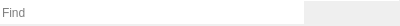
<?xml version="1.0" encoding="UTF-8"?>
<ui version="4.0">
 <class>FindInPage</class>
 <widget class="QWidget" name="FindInPage">
  <property name="geometry">
   <rect>
    <x>0</x>
    <y>0</y>
    <width>400</width>
    <height>26</height>
   </rect>
  </property>
  <property name="windowTitle">
   <string>Form</string>
  </property>
  <layout class="QVBoxLayout" name="verticalLayout">
   <property name="spacing">
    <number>0</number>
   </property>
   <property name="leftMargin">
    <number>0</number>
   </property>
   <property name="topMargin">
    <number>0</number>
   </property>
   <property name="rightMargin">
    <number>0</number>
   </property>
   <property name="bottomMargin">
    <number>0</number>
   </property>
   <item>
    <widget class="Line" name="line">
     <property name="maximumSize">
      <size>
       <width>16777215</width>
       <height>1</height>
      </size>
     </property>
     <property name="orientation">
      <enum>Qt::Horizontal</enum>
     </property>
    </widget>
   </item>
   <item>
    <layout class="QHBoxLayout" name="horizontalLayout_2">
     <property name="spacing">
      <number>0</number>
     </property>
     <item>
      <widget class="QLineEdit" name="searchTextEdit">
       <property name="sizePolicy">
        <sizepolicy hsizetype="Expanding" vsizetype="Preferred">
         <horstretch>0</horstretch>
         <verstretch>0</verstretch>
        </sizepolicy>
       </property>
       <property name="autoFillBackground">
        <bool>true</bool>
       </property>
       <property name="frame">
        <bool>false</bool>
       </property>
       <property name="placeholderText">
        <string>Find</string>
       </property>
      </widget>
     </item>
     <item>
      <widget class="QToolButton" name="findPreviousButton">
       <property name="text">
        <string notr="true"/>
       </property>
       <property name="icon">
        <iconset theme="go-previous">
         <normaloff>../../../tttermwidget/lib</normaloff>../../../tttermwidget/lib</iconset>
       </property>
       <property name="autoRaise">
        <bool>true</bool>
       </property>
      </widget>
     </item>
     <item>
      <widget class="QToolButton" name="findNextButton">
       <property name="text">
        <string notr="true"/>
       </property>
       <property name="icon">
        <iconset theme="go-next">
         <normaloff>../../../tttermwidget/lib</normaloff>../../../tttermwidget/lib</iconset>
       </property>
       <property name="autoRaise">
        <bool>true</bool>
       </property>
      </widget>
     </item>
     <item>
      <widget class="QToolButton" name="optionsButton">
       <property name="text">
        <string notr="true"/>
       </property>
       <property name="icon">
        <iconset theme="application-menu">
         <normaloff>../../../tttermwidget/lib</normaloff>../../../tttermwidget/lib</iconset>
       </property>
       <property name="popupMode">
        <enum>QToolButton::InstantPopup</enum>
       </property>
       <property name="autoRaise">
        <bool>true</bool>
       </property>
      </widget>
     </item>
     <item>
      <widget class="QToolButton" name="closeButton">
       <property name="text">
        <string notr="true"/>
       </property>
       <property name="icon">
        <iconset theme="dialog-close">
         <normaloff>../../../tttermwidget/lib</normaloff>../../../tttermwidget/lib</iconset>
       </property>
       <property name="autoRaise">
        <bool>true</bool>
       </property>
      </widget>
     </item>
    </layout>
   </item>
  </layout>
 </widget>
 <resources/>
 <connections/>
</ui>
